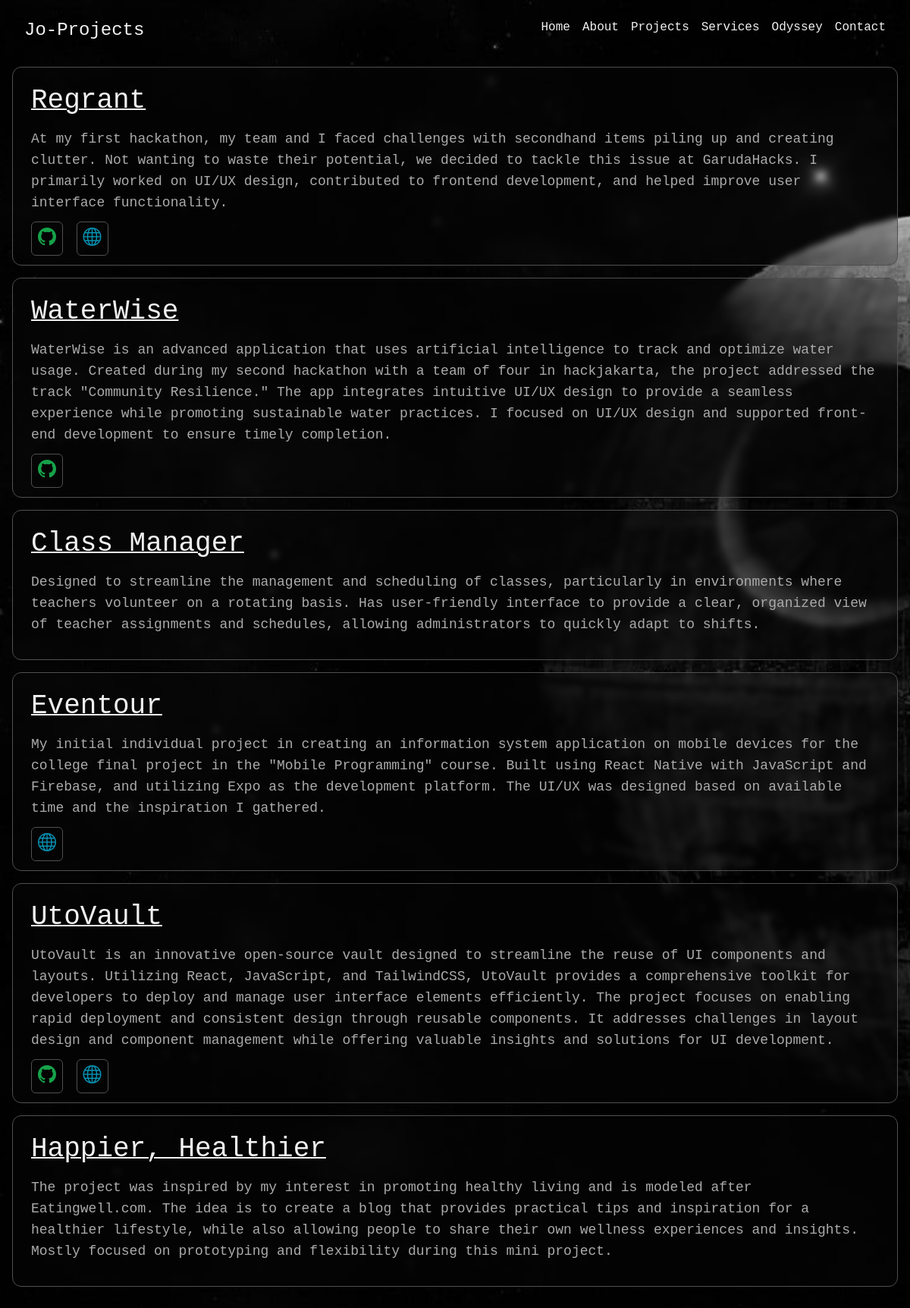
Screenshot of /pages/Projects.php with the database file from the repository.
### tables this page shows
CREATE TABLE `projects` (
  `id` int NOT NULL,
  `title` varchar(255) NOT NULL,
  `description` text,
  `github_link` varchar(255) DEFAULT NULL,
  `website_link` varchar(255) DEFAULT NULL
);

### pages/Projects.php (the view, shortened to what this page needs)
<?php
include '../connection.php';
$sql = "SELECT title, description, github_link, website_link FROM projects";
$result = $conn->query($sql)
?>
<!DOCTYPE html>
<html lang="en">
<head>
  <link href="../index.css" rel="stylesheet">
  <link href="./fonts.css" rel="stylesheet">
  <script src="https://cdn.tailwindcss.com"></script>
  <link rel="stylesheet" href="https://cdn.jsdelivr.net/npm/bootstrap-icons@1.4.1/font/bootstrap-icons.css">
</head>
<body>
  <div class="mx-auto p-4">
    <nav class="flex justify-between gap-4 px-4 lg:my-2 my-4">
        <h1 class="text-2xl font-mono">Jo-Projects</h1>
        <ul class="flex gap-4 font-mono">
          <li><a href="../Home.php">Home</a></li>
          <li><a href="./About.php">About</a></li>
          <li><a href="#">Projects</a></li>
          <li><a href="./Services.php">Services</a></li>
          <li><a href="./Odyssey.php">Odyssey</a></li>
          <li><a href="./Contact.php">Contact</a></li>
      </ul>
    </nav>
    <section class=" lg:my-8  ">
      <?php if ($result->num_rows > 0): ?>
          <?php while ($project = $result->fetch_assoc()): ?>
              <div class="flex-col font-mono backdrop-blur-sm border p-6 rounded-xl border-[#505050] bg-[#101010] bg-opacity-20 space-y-4 py-4 my-4 lg:items-start gap-6">
                <p class="text-lg lg:text-4xl mt-2 underline decoration-2"><?php echo htmlspecialchars($project['title']); ?></p>
                <p class="text-lg lg:text-lg text-[#ababab]"><?php echo htmlspecialchars($project['description']); ?></p>
                <div class="d-flex align-items-center">
                  <?php if (!empty($project['github_link'])): ?>
                    <a href="<?php echo htmlspecialchars($project['github_link']); ?>" target="_blank" class="me-2" title="GitHub">
                        <i class="bi bi-github text-green-600" style="font-size: 24px;"></i>
                    </a>
                  <?php endif; ?>
                  <?php if (!empty($project['website_link'])): ?>
                    <a href="<?php echo htmlspecialchars($project['website_link']); ?>" target="_blank" title="Website">
                        <i class="bi bi-globe text-cyan-600" style="font-size: 24px;"></i>
                    </a>
                  <?php endif; ?>
                </div>
              </div>
            <?php endwhile; ?>
          <?php else: ?>
              <p class="text-center">No projects found.</p>
          <?php endif; ?>
    </section>
</body>
</html>

### index.css (style rules this page uses)
h1, h2, h3, p, li, a { color: #f1f1f1; }
body { background-image: url(./assets/images/Death_Star.jpg); background-attachment:scroll; background-size: cover; background-position: center; background-repeat: no-repeat; }
.bi { border-width: 1px; padding:0.5rem; border-color: #505050; border-radius: 0.375rem ; }

### rows the page displays
projects: title "Regrant", description "At my first hackathon, my team and I faced challenges with secondhand items piling up and creating clutter. Not wanting to waste their potential, we decided to tackle this issue at GarudaHacks. I primarily worked on UI/UX design, contributed to frontend development, and helped improve user interface functionality."
projects: title "WaterWise", description "WaterWise is an advanced application that uses artificial intelligence to track and optimize water usage. Created during my second hackathon with a team of four in hackjakarta, the project addressed the track \"Community Resilience.\" The app integrates intuitive UI/UX design to provide a seamless experience while promoting sustainable water practices. I focused on UI/UX design and supported front-end development to ensure timely completion."
projects: title "Class Manager", description "Designed to streamline the management and scheduling of classes, particularly in environments where teachers volunteer on a rotating basis. Has user-friendly interface to provide a clear, organized view of teacher assignments and schedules, allowing administrators to quickly adapt to shifts."
projects: title "Eventour", description "My initial individual project in creating an information system application on mobile devices for the college final project in the \"Mobile Programming\" course. Built using React Native with JavaScript and Firebase, and utilizing Expo as the development platform. The UI/UX was designed based on available time and the inspiration I gathered."
projects: title "UtoVault", description "UtoVault is an innovative open-source vault designed to streamline the reuse of UI components and layouts. Utilizing React, JavaScript, and TailwindCSS, UtoVault provides a comprehensive toolkit for developers to deploy and manage user interface elements efficiently. The project focuses on enabling rapid deployment and consistent design through reusable components. It addresses challenges in layout design and component management while offering valuable insights and solutions for UI development."
projects: title "Happier, Healthier", description "The project was inspired by my interest in promoting healthy living and is modeled after Eatingwell.com. The idea is to create a blog that provides practical tips and inspiration for a healthier lifestyle, while also allowing people to share their own wellness experiences and insights. Mostly focused on prototyping and flexibility during this mini project."
